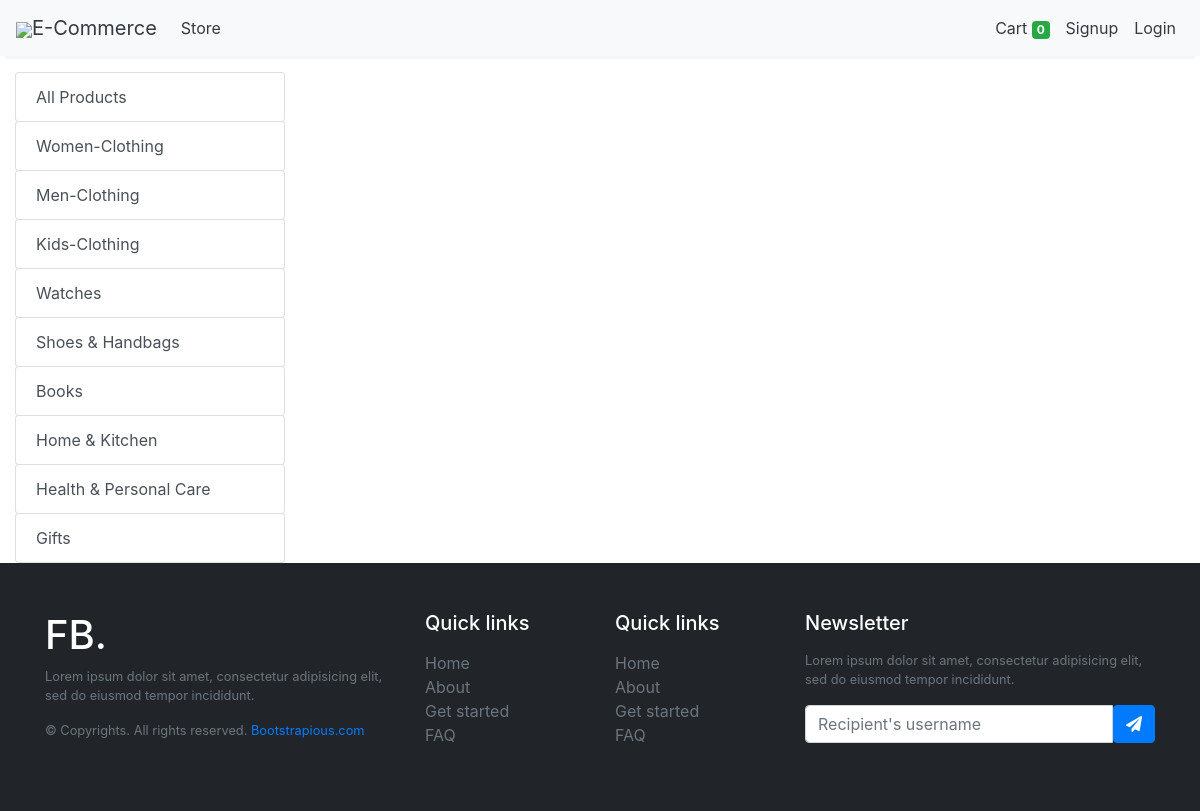
The app's page /store?category=31, older data.
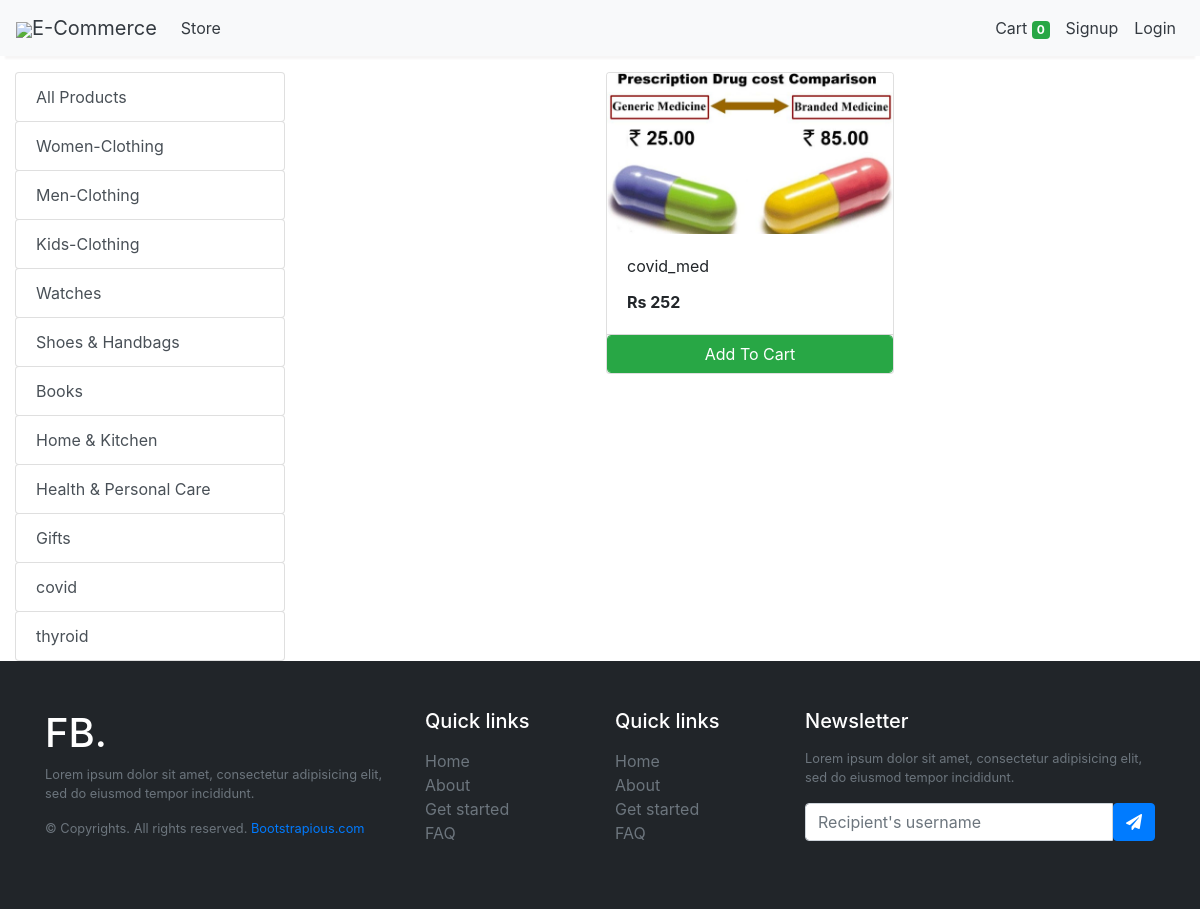
The same page, newer data.
### store/models/category.py (models this page shows, shortened)
class Category(models.Model):
    name= models.CharField(max_length=50)
    @staticmethod
    def get_all_categories():
        return Category.objects.all()

### store/models/product.py (models this page shows, shortened)
class Products(models.Model):
    name = models.CharField(max_length=60)
    price= models.IntegerField(default=0)
    category= models.ForeignKey(Category,on_delete=models.CASCADE,default=1 )
    description= models.CharField(max_length=250, default='', blank=True, null= True)
    image= models.ImageField(upload_to='uploads/products/')
    @staticmethod
    def get_all_products_by_categoryid(category_id):
        if category_id:
            return Products.objects.filter (category=category_id)
        else:
            return Products.get_all_products();

### store/views/home.py (the view)
# urls.py: path('' , include('store.urls'))
def store(request):
    cart = request.session.get('cart')
    if not cart:
        request.session['cart'] = {}
    products = None
    categories = Category.get_all_categories()
    categoryID = request.GET.get('category')
    if categoryID:
        products = Products.get_all_products_by_categoryid(categoryID)
    else:
        products = Products.get_all_products();
    data = {}
    data['products'] = products
    data['categories'] = categories
    print('you are : ', request.session.get('email'))
    return render(request, 'index.html', data)

### store/templatetags/cart.py (called while the page is built)
@register.filter (name='is_in_cart')
def is_in_cart(product, cart):
    keys = cart.keys ()
    for id in keys:
        if int (id) == product.id:
            return True
    return False;

### store/templatetags/custom_filter.py (called while the page is built)
@register.filter(name='currency')
def currency(number):
    return "Rs "+str(number)

### store/templates/index.html (shortened to what this page needs)
{% extends 'base.html' %}
{% block content %}
{% load cart %}
{% load custom_filter %}
<div class="container-fluid mt-3">
	<div class="row">
		<div class="col-lg-3 mx-auto">
			<div class="list-group">
				<a href="/" class="list-group-item list-group-item-action btn btn-outline-success">All Products</a>
				{% for category in categories %}
				<a href="/?category={{category.id}}"
					class="list-group-item list-group-item-action btn btn-outline-success ">{{category.name}}</a>
				{% endfor %}
			</div>
		</div>
		<div id='products' class="col-lg-9 mx-auto">
			<div class="row mx-auto">
				{% for product in products %}
				<div class="card mx-auto mb-3" id={{product.id}} style="width: 18rem;">
					<img class="card-img-top" src="{{product.image.url}}" alt="Card image cap">
					<div class="card-body">
						<p class="card-title">{{product.name}}</p>
						<p class="card-text"><b>{{product.price|currency}}</b></p>
					</div>
					<div class="card-footer p-0 no-gutters">
						{% if product|is_in_cart:request.session.cart %}
						<div class="row no-gutters">
							<form action="/#{{product.id}}" class="col-2 " method="post">
								{% csrf_token %}
								<input hidden type="text" name='product' value='{{product.id}}'>
								<input hidden type="text" name='remove' value='True'>
								<input type="submit" value=" - " class="btn btn-block btn-success border-right">
							</form>
							<div class="text-center col btn btn-success">{{product|cart_quantity:request.session.cart}} in Cart</div>
							<form action="/#{{product.id}}" class="col-2 " method="post">
								{% csrf_token %}
								<input hidden type="text" name='product' value='{{product.id}}'>
								<input type="submit" value=" + " class="btn btn-block btn-success border-left">
							</form>
						</div>
						{% else %}
						<form action="/#{{product.id}}" method="POST" class="btn-block">
							<input type="submit" class="float-right btn btn-success form-control"
								value="Add To Cart">
						</form>
						{% endif %}
					</div>
				</div>
				{% endfor %}
			</div>
		</div>
	</div>
</div>
{% endblock %}

Row changes from the older to the newer data that the page shows:
added Category: name "covid"
added Category: name "thyroid"
added Products: image (picture), name "covid_med", price "Rs 252"
